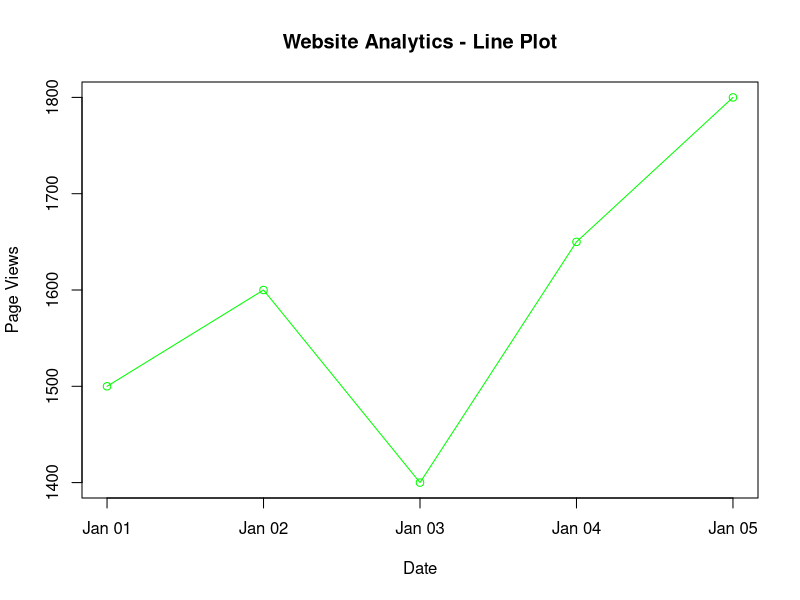
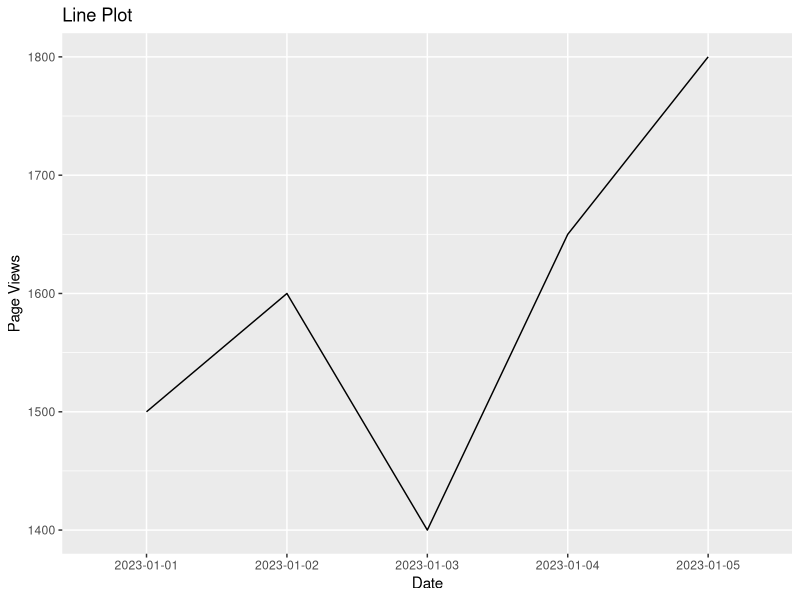

Generate these figures, in order, with R:
# Provided data
data <- data.frame(
  Date = as.Date(c('2023-01-01', '2023-01-02', '2023-01-03', '2023-01-04', '2023-01-05')),
  Page_Views = c(1500, 1600, 1400, 1650, 1800),
  Click_through_Rate = c(2.3, 2.7, 2.0, 2.4, 2.6)
)
# Line Plot
plot(data$Date, data$Page_Views, type = "o", col = "green",
     main = "Website Analytics - Line Plot", xlab = "Date", ylab = "Page Views")

#using gg plot
library(ggplot2)

# Given data
data <- data.frame(
  Date = c('2023-01-01', '2023-01-02', '2023-01-03', '2023-01-04', '2023-01-05'),
  Page_Views = c(1500, 1600, 1400, 1650, 1800),
  Click_through_Rate = c(2.3, 2.7, 2.0, 2.4, 2.6)
)

# Line Plot with adjusted group aesthetic
print(ggplot(data, aes(x = Date, y = Page_Views, group = 1)) +
        geom_line() +
        labs(title = 'Line Plot', x = 'Date', y = 'Page Views'))
